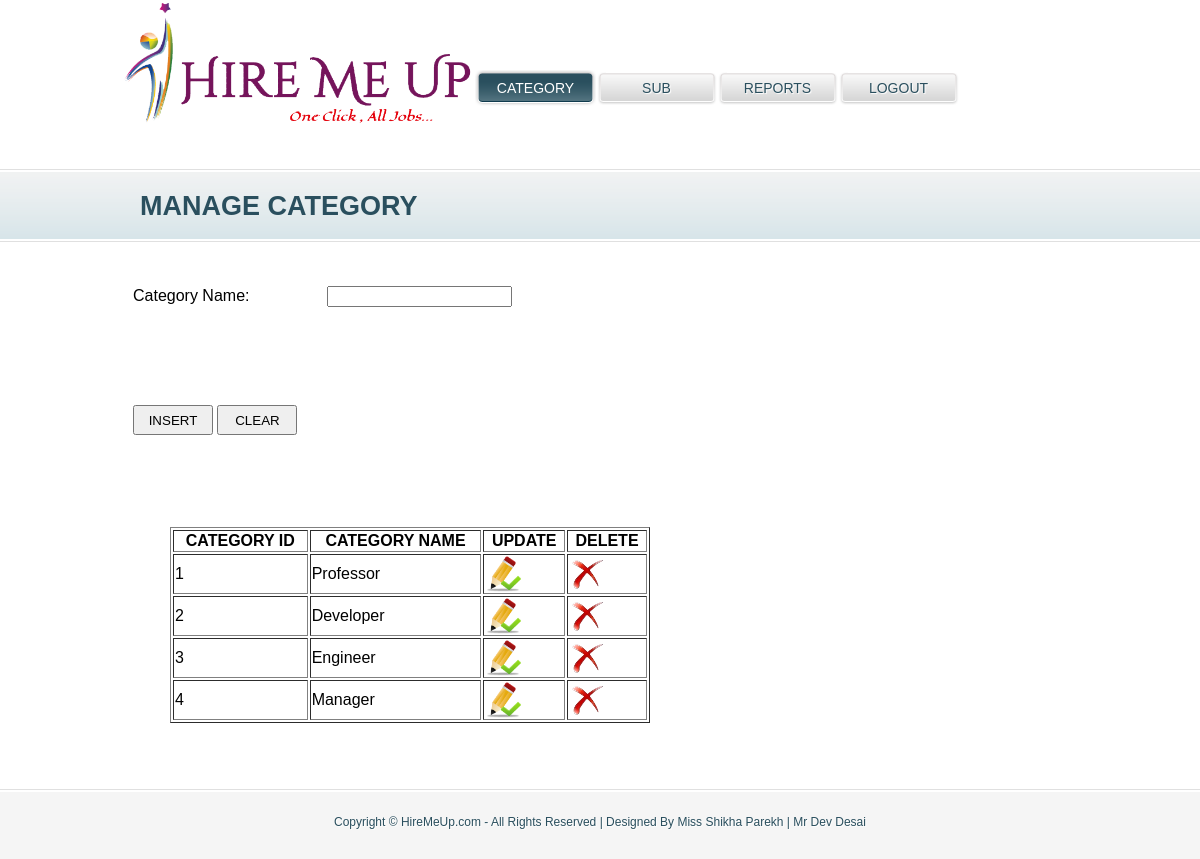
Page /admin_cat.php on the committed database.
### tables this page shows
CREATE TABLE IF NOT EXISTS `job_category` (
  `cat_id` int(11) NOT NULL,
  `cat_name` varchar(80) NOT NULL,
  PRIMARY KEY (`cat_id`)
);

### admin_cat.php (the view, shortened to what this page needs)
<?php
include("admin_header.php");
?>
<div id="body">
  <div class="blog1">
    <h1>Manage Category</h1>
    <div>
		<form name="form1" method="post" id="form1" >
		<table width="500px" height="250px">
			<tr>
				<td>Category Name:</td>
				<td><input type="text" name="txtcat" value="<?php echo $cat1; ?>"></td>
			</tr>
			<tr>
				<td colspan="2">
				<?php
				if(!isset($_REQUEST['upid']))
				{
				?>
					<input type="submit" name="btninsert" value="INSERT" style="width:80px; height:30px" onclick="return validation()" />
				<?php
				}else{
				?>
				<input type="submit" name="btnupdate" value="UPDATE" style="width:80px; height:30px" />
				<?php
				}
				?>
				<input type="submit" name="btnclear" value="CLEAR" style="width:80px; height:30px" /></td>
			</tr>
		</table>
		</form>
    </div>
    <ul>
    <br/>
   <?php
	$qur=mysql_query("select * from job_category");
	echo "<table border='1' width='480px'>
	<thead>
		<tr>
			<th>CATEGORY ID</th>
			<th>CATEGORY NAME</th>
			<th>UPDATE</th>
			<th>DELETE</th>
		</tr>
	</thead>";
	while($q=mysql_fetch_row($qur))
	{
		echo "<tr>";
		echo "<td>$q[0]</td>";
		echo "<td>$q[1]</td>";
		echo "<td><a href='admin_cat.php?upid=$q[0]'><img src='images/edit.ico' width='36px' height='36px'></a></td>";
		echo "<td><a href='admin_cat.php?did=$q[0]'><img src='images/delete.png'></a></td>";
		echo "</tr>";
	}
	echo "</table>";
   ?>
    </ul>
  </div>
</div>
<?php
include("footer.php");
?>

### style.css (style rules this page uses)
body { font-family:Arial, Helvetica, sans-serif; margin:0; padding:0; }
#body { background:url(images/bg-content.gif) repeat-x top left; margin:0; padding:0; min-width:960px; }
#body .contact, #body .about, #body .services, #body .blog, #body .blog1 { margin:0 auto; padding:25px 10px 50px 10px; width:940px; }
#body h1 { color:#2a4f5e; font-size:27px; font-weight:bold; height:74px; line-height:74px; margin:0; padding:0; text-indent:10px; text-transform:uppercase; }
#body .blog1 { overflow:hidden; }

### rows in the picture
job_category: cat_id "1", cat_name "Professor"
job_category: cat_id "2", cat_name "Developer"
job_category: cat_id "3", cat_name "Engineer"
job_category: cat_id "4", cat_name "Manager"
